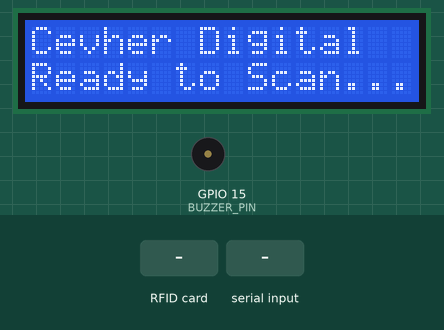
This sketch was run on a simulated ESP32. Shown: 16×2 character LCD, buzzer (waves = sounding). The inputs (shaded band) are chosen by the test bench. WiFi joins after 1.5 s; servers stay silent unless stated; uploads are accepted with an empty reply; what the sketch prints to the serial monitor is not drawn.

Above: at 4.0 s.
4.1 s: RFID card 5E 7A 19 C4 held to the reader
At 6.4 s:
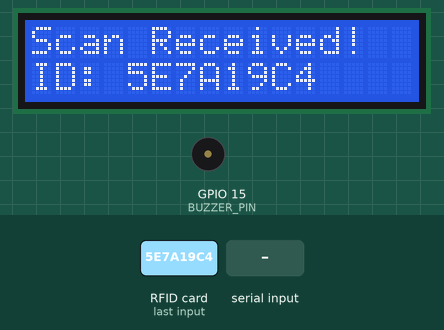
6.7 s: "R\n" received over Serial
At 8.5 s:
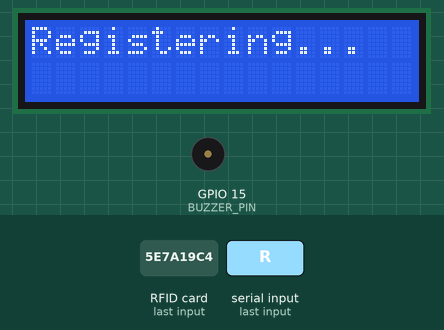
8.8 s: "r\n" received over Serial
10.3 s: "1\n" received over Serial
At 11.0 s:
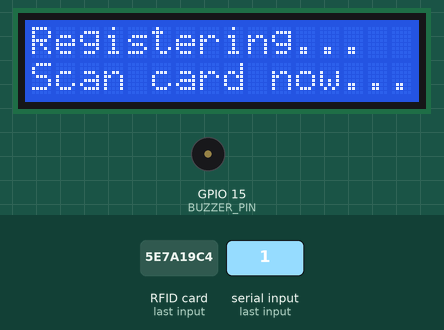
11.8 s: RFID card 5E 7A 19 C4 held to the reader
At 12.5 s:
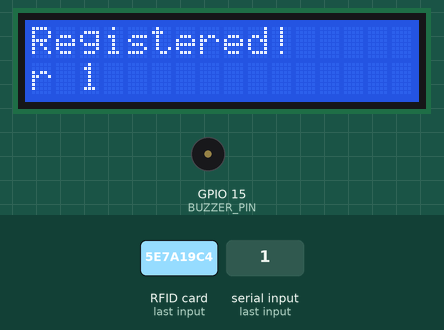
14.8 s: RFID card 5E 7A 19 C4 held to the reader
At 15.26 s:
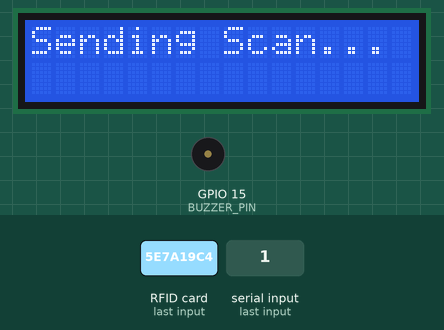
Timing chart, 0 to 17.8 s (numbered marks = the images above; inputs shaded):
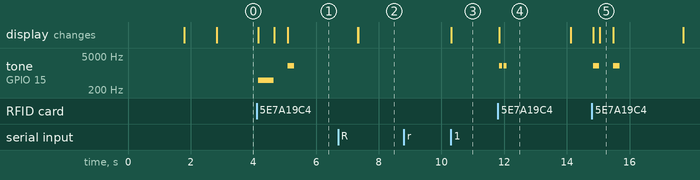

Measured:
- after the input at 4.1 s, tone on GPIO 15 (BUZZER_PIN): silent → 500 Hz after 0.05 s, → silent 0.50 s later, → 2000 Hz 0.45 s later, → silent 0.20 s later; the display: first changes after 0.05 s (image 1 shows a later state)
- after the input at 6.7 s, the display: first differs from a run without the input after 0.64 s (image 2)
- after the input at 8.8 s, every drawn part: stays the same
- after the input at 10.3 s, the display: changes at once (image 3)
- after the input at 11.8 s, tone on GPIO 15 (BUZZER_PIN): alternates 2000 Hz for 0.10 s and silent for 0.05 s, 4 changes in all, then stays silent, starting at once; the display: changes at once (image 4)
- after the input at 14.8 s, tone on GPIO 15 (BUZZER_PIN): alternates 2000 Hz for 0.20 s and silent for 0.45 s, 4 changes in all, then stays silent, starting at once; the display: first changes at once (image 5 shows a later state)
- what the display in image 4 shows lasts 2.3 s, from 11.8 s to 14.1 s
- what the display in image 5 shows lasts 0.4 s, from 15.1 s to 15.5 s

The sketch:

PDKS.ino
```cpp
#include <SPI.h>
#include <MFRC522.h>
#include <Wire.h>
#include <LiquidCrystal_I2C.h>
#include <WiFi.h>
#include <HTTPClient.h>
#include <WiFiClientSecure.h>

// Pin definitions for Worker Entry Reader
#define ENTRY_RST_PIN   4
#define ENTRY_SS_PIN    5

// Pin definitions for Worker Exit Reader
#define EXIT_RST_PIN    17
#define EXIT_SS_PIN     16
#define BUZZER_PIN 15

// --- Wi-Fi Settings ---
const char* ssid = "YOUR_SSID";          // Change to your Wi-Fi name
const char* password = "YOUR_PASSWORD";  // Change to your Wi-Fi password

// Maximum time to wait for a connection (5000 milliseconds = 5 seconds)
const unsigned long WIFI_TIMEOUT_MS = 5000;

// --- API Configuration ---
const char* api_url = "http://localhost:3000/api/v1/request";
const String DEVICE_SERIAL = "CDS-A3-001"; // Doesn't matter just give your device a name
const String FIRMWARE_VER = "1.1.1"; // same as above


MFRC522 entryReader(ENTRY_SS_PIN, ENTRY_RST_PIN);
MFRC522 exitReader(EXIT_SS_PIN, EXIT_RST_PIN);
LiquidCrystal_I2C lcd(0x27, 16, 2);

// Define a structure to hold Worker Data
struct Worker {
  String uid;
  String firstName;
  String lastName;
};

const int MAX_WORKERS = 10;
Worker database[MAX_WORKERS];
int registeredCount = 0;

void setup() {
  Serial.begin(115200);
  SPI.begin();

  // Initialize Entry Reader
  entryReader.PCD_Init();
  Serial.println(F("Entry Reader Initialized."));

  // Initialize Exit Reader
  exitReader.PCD_Init();
  Serial.println(F("Exit Reader Initialized."));
  pinMode(BUZZER_PIN, OUTPUT);

  // Initialize LCD
  lcd.init();
  lcd.backlight();

  // Connect to Wi-Fi Network
  connectToWiFi();
  displayReadyMessage();
}

void loop() {
  String DEVICE_Direction = "";
  String currentUID="";
  // Maintain Wi-Fi Connection
  if (WiFi.status() != WL_CONNECTED) {
    connectToWiFi();
  }

  // 1. Check for Registration Trigger
  if (Serial.available() > 0) {
    char input = Serial.read();
    if (input == 'R' || input == 'r') {
      handleRegistration();
    }
  }

  // 2. Normal Attendance Mode (Look for cards)
  if (entryReader.PICC_IsNewCardPresent() && entryReader.PICC_ReadCardSerial()) {
    Serial.print(F("[ENTRY] Worker detected! ID: "));
    currentUID = getUIDString(entryReader.uid.uidByte, entryReader.uid.size);
    DEVICE_Direction = "in";
    Serial.println(currentUID);
    // Halt PICC and stop encryption on PCD
    entryReader.PICC_HaltA();
    entryReader.PCD_StopCrypto1();
  }else if (exitReader.PICC_IsNewCardPresent() && exitReader.PICC_ReadCardSerial()) {
    Serial.print(F("[EXIT] Worker detected! ID: "));
    currentUID = getUIDString(exitReader.uid.uidByte, exitReader.uid.size);
    DEVICE_Direction = "out";
    Serial.println(currentUID);
    // Halt PICC and stop encryption on PCD
    exitReader.PICC_HaltA();
    exitReader.PCD_StopCrypto1();
  } else { return; }

  // Extract the Card UID string (without spaces)
  int workerIndex = findWorker(currentUID);

  lcd.clear();
  if (workerIndex != -1) {
    // Worker Found!
    Serial.println("Access Granted: " + database[workerIndex].firstName + " " + database[workerIndex].lastName);

    // Print to 16x2 LCD
    lcd.setCursor(0, 0);
    lcd.print(database[workerIndex].firstName);
    lcd.setCursor(0, 1);
    lcd.print(database[workerIndex].lastName);

    beep(2000, 200); // Success tone
  } else {
    // Unknown Tag
    Serial.println("Access Denied: Unregistered Tag (" + currentUID + ")");

    lcd.setCursor(0, 0);
    lcd.print("Access Denied");
    lcd.setCursor(0, 1);
    lcd.print("Unknown Tag");

    beep(500, 500); // Error tone
  }

  // Send data to the remote server
  sendAttendanceData(currentUID, DEVICE_Direction);

  delay(2000); // Prevent rapid accidental double-scans
  displayReadyMessage();
}

// --- Helper Functions ---

void connectToWiFi() {
  lcd.clear();
  lcd.print("Connecting WiFi");
  Serial.print("Connecting to Wi-Fi");

  // Set Wi-Fi to station mode and begin the connection process
  WiFi.mode(WIFI_STA);
  WiFi.begin(ssid, password);

  unsigned long startAttemptTime = millis();

  while (WiFi.status() != WL_CONNECTED && millis() - startAttemptTime < WIFI_TIMEOUT_MS) {
    delay(200);
    Serial.print(".");
  }

  if (WiFi.status() != WL_CONNECTED) {
    Serial.println("\n[TIMEOUT] WiFi failed to connect within 5 seconds.");
    Serial.println("Retrying connection immediately...\n");
    lcd.clear();
    lcd.print("Trying again!");

    WiFi.disconnect(); // Clear out the previous attempt state
    delay(500);        // Brief stabilization pause before the next attempt
    connectToWiFi();   // Recursively try connecting again
  } else {
    Serial.println("\n[SUCCESS] WiFi Connected!");
    lcd.clear();
    lcd.print("WiFi Connected!");
    Serial.print("IP Address: ");
    Serial.println(WiFi.localIP());
  }
  delay(1000);
}

// Convert byte array UID to formatted string
String getUIDString(byte *buffer, byte bufferSize) {
  String uidStr = "";
  for (byte i = 0; i < bufferSize; i++) {
    // Add a leading zero if the byte value is less than 16 (0x10)
    if (buffer[i] < 0x10) {
      uidStr += "0";
    }
    uidStr += String(buffer[i], HEX);
  }
  uidStr.toUpperCase();
  return uidStr;
}

void sendAttendanceData(String currentUID, String DEVICE_Direction) {
  WiFiClientSecure client;
  client.setInsecure(); // Allows HTTPS communication without uploading SSL certificates

  HTTPClient http;
  http.begin(client, api_url);
  http.addHeader("Content-Type", "application/json");
  http.addHeader("X-Device-Token", "YOUR_API_KEY");

  // Fetch local IP assigned to the ESP32
  String currentIP = WiFi.localIP().toString();

  // Construct your exact JSON formatting payload
  String jsonPayload = "{\"card_id\":\"" + currentUID + "\",";
  jsonPayload += "\"direction\":\"" + DEVICE_Direction + "\",";
  jsonPayload += "\"serial\":\"" + DEVICE_SERIAL + "\",";
  jsonPayload += "\"ip\":\"" + currentIP + "\",";
  jsonPayload += "\"fw\":\"" + FIRMWARE_VER + "\"}";

  lcd.clear();
  lcd.print("Sending Scan...");
  Serial.println("Sending JSON: " + jsonPayload);

  http.GET();


  int httpResponseCode = http.POST(jsonPayload);

  if (httpResponseCode > 0) {
    String responseString = http.getString();
    Serial.println("HTTP Code: " + String(httpResponseCode));
    Serial.println("API Response: " + responseString);

    // API accepted the request successfully
    if (httpResponseCode == 200 || httpResponseCode == 201) {
      lcd.clear();
      lcd.print("Scan Received!");
      lcd.setCursor(0, 1);
      lcd.print("ID: " + currentUID);
      beep(2000, 200);
    } else {
      // Server returned a structural rejection error code
      lcd.clear();
      lcd.print("Access Denied");
      lcd.setCursor(0, 1);
      lcd.print("Code: " + String(httpResponseCode));
      beep(500, 500);
    }
  } else {
    // Network physical drops or routing failures
    Serial.println("Error sending POST request: " + String(httpResponseCode));
    lcd.clear();
    lcd.print("Server Timeout");
    beep(500, 500);
  }

  http.end();
}

void handleRegistration() {
  if (registeredCount >= MAX_WORKERS) {
    Serial.println("\nError: Database full!");
    return;
  }

  Serial.println("\n*** STARTING REGISTRATION ***");
  lcd.clear();
  lcd.print("Registering...");

  // Flush any leftover characters in serial buffer
  while(Serial.available() > 0) Serial.read();

  // Get First Name
  Serial.print("Enter Worker's First Name: ");
  while (Serial.available() == 0) {} // Wait for input
  String fName = Serial.readStringUntil('\n');
  fName.trim();
  Serial.println(fName);

  // Get Surname
  Serial.print("Enter Worker's Surname: ");
  while (Serial.available() == 0) {} // Wait for input
  String lName = Serial.readStringUntil('\n');
  lName.trim();
  Serial.println(lName);

  // Prompt for Card Swipe
  Serial.println("Now, scan the RFID tag to pair with " + fName + " " + lName + "...");
  lcd.setCursor(0, 1);
  lcd.print("Scan card now...");

  // Blocking loop waiting specifically for a card to be swiped
  while (true) {
    if (entryReader.PICC_IsNewCardPresent() && entryReader.PICC_ReadCardSerial()) {
      String newUID = getUIDString(entryReader.uid.uidByte, entryReader.uid.size);

      if (findWorker(newUID) != -1) {
        Serial.println("Error: This card belongs to someone else. Registration cancelled.");
        lcd.clear();
        lcd.print("Card Already Used");
        beep(500, 500);
        delay(2000);
        break;
      }

      // Save everything into our structural database array
      database[registeredCount].uid = newUID;
      database[registeredCount].firstName = fName;
      database[registeredCount].lastName = lName;
      registeredCount++;

      Serial.println("Success! Profile created for " + fName + " " + lName);

      lcd.clear();
      lcd.print("Registered!");
      lcd.setCursor(0, 1);
      lcd.print(fName + " " + lName);

      beep(2000, 100); delay(50); beep(2000, 100); // Success double-beep
      delay(2000);
      break;
    }
    delay(50); // Small delay to keep watch dog timer happy
  }

  entryReader.PICC_HaltA();
  entryReader.PCD_StopCrypto1();
  displayReadyMessage();
}

// Search database for matching UID, returns index or -1 if not found
int findWorker(String uid) {
  for (int i = 0; i < registeredCount; i++) {
    if (database[i].uid == uid) {
      return i;
    }
  }
  return -1;
}

void displayReadyMessage() {
  lcd.clear();
  lcd.setCursor(0, 0);
  lcd.print("Cevher Digital");
  lcd.setCursor(0, 1);
  lcd.print("Ready to Scan...");
}

void beep(int frequency, int duration) {
  tone(BUZZER_PIN, frequency, duration);
  delay(duration);
  noTone(BUZZER_PIN);
}
```
